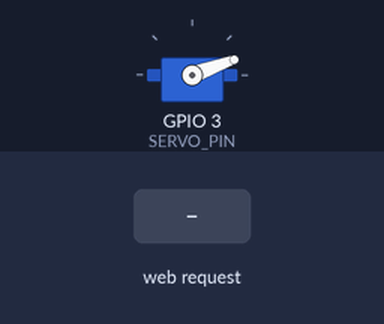
Simulated run of this sketch. Board: ESP32-C3. Parts: servo. The test bench sets the inputs (shaded band). What the sketch prints to the serial monitor is not drawn.

Above: at 1.2 s.
1.3 s: HTTP request GET /spray?count=120 received
At 1.55 s:
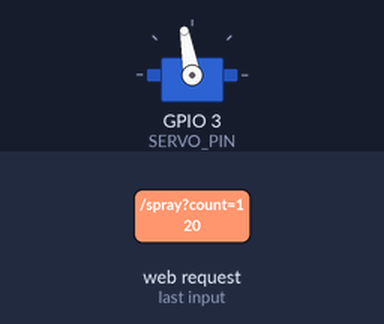
Timing chart, 0 to 11.8 s (numbered marks = the images above; inputs shaded):
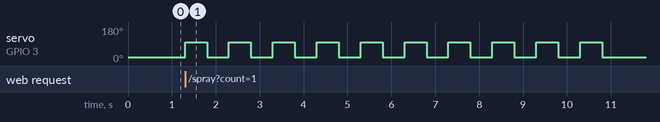

Measured:
- after the input at 1.3 s, servo on GPIO 3 (SERVO_PIN): alternates 100° for 0.50 s and 20° for 0.50 s, starting at once

The sketch:

sketch_sep23a.ino
```cpp
#include <WiFi.h>
#include <WebServer.h>
#include <ESP32Servo.h>

const char* AP_SSID = "ESP32-Spray";
const char* AP_PASSWORD = "12345678";

#define SERVO_PIN 3

Servo sprayServo;
WebServer server(80);

// Servo positions
int REST_ANGLE = 20;
int PRESS_ANGLE = 100;

// Timing
int PRESS_TIME = 500;
int RELEASE_TIME = 500;

bool spraying = false;

// ---------------- HTML PAGE ----------------

const char webpage[] PROGMEM = R"rawliteral(
<!DOCTYPE html>
<html>
<head>
<meta name="viewport" content="width=device-width, initial-scale=1">

<title>ESP32 Spray Controller</title>

<style>
body {
  margin: 0;
  font-family: Arial, sans-serif;
  background: #101820;
  color: white;
  text-align: center;
}

.container {
  max-width: 450px;
  margin: auto;
  padding: 20px;
}

h1 {
  margin-bottom: 5px;
}

.status {
  background: #1d2b36;
  padding: 12px;
  border-radius: 12px;
  margin: 20px 0;
}

button {
  width: 100%;
  padding: 18px;
  margin: 8px 0;
  border: none;
  border-radius: 14px;
  font-size: 20px;
  font-weight: bold;
  cursor: pointer;
}

.spray {
  background: #00c853;
  color: white;
}

.stop {
  background: #ff1744;
  color: white;
}

.small {
  background: #2979ff;
  color: white;
}

.settings {
  background: #1d2b36;
  padding: 15px;
  border-radius: 15px;
  margin-top: 20px;
}

input[type=range] {
  width: 100%;
}

.value {
  font-size: 18px;
  color: #00e5ff;
}
</style>
</head>

<body>

<div class="container">

<h1>💧 Wi-Fi Spray</h1>
<p>ESP32-C3 + SG90</p>

<div class="status">
  Status: <b id="status">Ready</b>
</div>

<button class="spray" onclick="spray(1)">
💧 1 SPRAY
</button>

<button class="spray" onclick="spray(2)">
💧💧 2 SPRAYS
</button>

<button class="spray" onclick="spray(3)">
💧💧💧 3 SPRAYS
</button>

<button class="stop" onclick="stopSpray()">
🛑 STOP
</button>

<div class="settings">

<h2>⚙️ Settings</h2>

<p>
Press Angle:
<br>
<span class="value" id="angleValue">100°</span>
</p>

<input
type="range"
min="50"
max="150"
value="100"
oninput="updateAngle(this.value)"
>

<p>
Press Time:
<br>
<span class="value" id="timeValue">500 ms</span>
</p>

<input
type="range"
min="100"
max="2000"
step="100"
value="500"
oninput="updateTime(this.value)"
>

</div>

</div>

<script>

function spray(count) {

  document.getElementById("status").innerHTML =
  "Spraying...";

  fetch("/spray?count=" + count)
  .then(response => response.text())
  .then(data => {

    document.getElementById("status").innerHTML =
    data;

  });
}

function stopSpray() {

  fetch("/stop")
  .then(response => response.text())
  .then(data => {

    document.getElementById("status").innerHTML =
    data;

  });
}

function updateAngle(value) {

  document.getElementById("angleValue").innerHTML =
  value + "°";

  fetch("/angle?value=" + value);
}

function updateTime(value) {

  document.getElementById("timeValue").innerHTML =
  value + " ms";

  fetch("/time?value=" + value);
}

</script>

</body>
</html>
)rawliteral";

// ---------------- SPRAY FUNCTION ----------------

void doSpray(int count) {

  spraying = true;

  for (int i = 0; i < count; i++) {

    if (!spraying) {
      break;
    }

    // Press pump
    sprayServo.write(PRESS_ANGLE);
    delay(PRESS_TIME);

    if (!spraying) {
      break;
    }

    // Release pump
    sprayServo.write(REST_ANGLE);
    delay(RELEASE_TIME);
  }

  sprayServo.write(REST_ANGLE);
  spraying = false;
}

// ---------------- WEB HANDLERS ----------------

void handleRoot() {

  server.send(
    200,
    "text/html",
    webpage
  );
}

void handleSpray() {

  if (!server.hasArg("count")) {
    server.send(400, "text/plain", "Invalid count");
    return;
  }

  int count = server.arg("count").toInt();

  if (count < 1) count = 1;
  if (count > 10) count = 10;

  doSpray(count);

  server.send(
    200,
    "text/plain",
    "Spray Complete ✓"
  );
}

void handleStop() {

  spraying = false;

  sprayServo.write(REST_ANGLE);

  server.send(
    200,
    "text/plain",
    "Stopped"
  );
}

void handleAngle() {

  if (server.hasArg("value")) {

    int value = server.arg("value").toInt();

    value = constrain(value, 0, 180);

    PRESS_ANGLE = value;

    server.send(
      200,
      "text/plain",
      "Angle Updated"
    );

  } else {

    server.send(
      400,
      "text/plain",
      "Invalid angle"
    );
  }
}

void handleTime() {

  if (server.hasArg("value")) {

    int value = server.arg("value").toInt();

    value = constrain(value, 100, 2000);

    PRESS_TIME = value;

    server.send(
      200,
      "text/plain",
      "Time Updated"
    );

  } else {

    server.send(
      400,
      "text/plain",
      "Invalid time"
    );
  }
}

// ---------------- SETUP ----------------

void setup() {

  Serial.begin(115200);

  // Servo setup
  sprayServo.setPeriodHertz(50);

  sprayServo.attach(
    SERVO_PIN,
    500,
    2400
  );

  sprayServo.write(REST_ANGLE);

  // Start Wi-Fi Access Point
  WiFi.mode(WIFI_AP);

  WiFi.softAP(
    AP_SSID,
    AP_PASSWORD
  );

  IPAddress IP = WiFi.softAPIP();

  Serial.println();
  Serial.println("==========================");
  Serial.println("ESP32 Spray Controller");
  Serial.println("==========================");

  Serial.print("WiFi Name: ");
  Serial.println(AP_SSID);

  Serial.print("Password: ");
  Serial.println(AP_PASSWORD);

  Serial.print("Web Address: ");
  Serial.println(IP);

  // Web server
  server.on("/", handleRoot);

  server.on("/spray", handleSpray);

  server.on("/stop", handleStop);

  server.on("/angle", handleAngle);

  server.on("/time", handleTime);

  server.begin();

  Serial.println("Web server started!");
}

// ---------------- LOOP ----------------

void loop() {

  server.handleClient();
}
```
